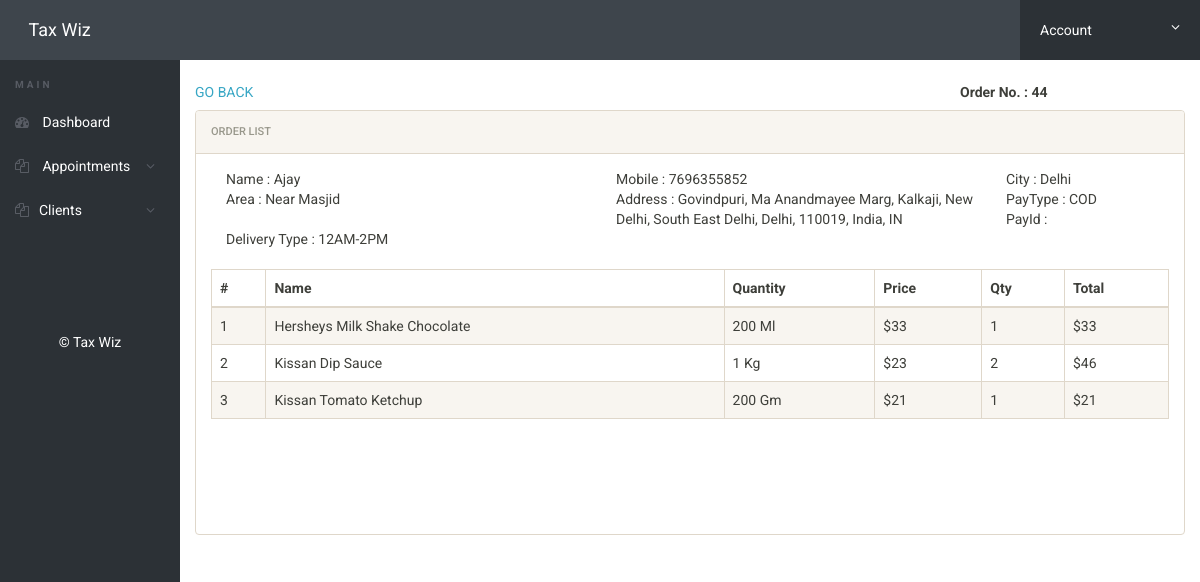
Page /view-order.php?orderid=44 (signed in) on the committed database.
### tables this page shows
CREATE TABLE `orders` (
  `orderid` int(11) NOT NULL,
  `user_id` varchar(20) NOT NULL,
  `fname` varchar(100) NOT NULL,
  `mobile` varchar(25) NOT NULL,
  `city` varchar(50) NOT NULL,
  `area` varchar(100) NOT NULL,
  `address` varchar(500) NOT NULL,
  `status` varchar(50) DEFAULT 'Received',
  `total` varchar(50) NOT NULL,
  `shipping` varchar(50) NOT NULL,
  `paymenttype` varchar(50) NOT NULL,
  `payid` varchar(100) NOT NULL,
  `coupon` varchar(50) NOT NULL,
  `couponprice` varchar(50) NOT NULL,
  `lat` varchar(50) NOT NULL,
  `lng` varchar(50) NOT NULL,
  `dtype` varchar(50) NOT NULL,
  `pickup` varchar(50),
  `dcode` varchar(50) NOT NULL,
  `driverid` varchar(50) NOT NULL,
  `ordertime` timestamp NOT NULL DEFAULT current_timestamp()
);

CREATE TABLE `orderslist` (
  `id` int(50) NOT NULL,
  `orderid` varchar(50) NOT NULL,
  `itemname` varchar(500) NOT NULL,
  `itemquantity` varchar(100) NOT NULL,
  `itemquantitytype` varchar(50) NOT NULL,
  `Mquantity` varchar(50) NOT NULL,
  `itemprice` varchar(30) NOT NULL,
  `itemtotal` varchar(50) NOT NULL
);

### view-order.php (the view, shortened to what this page needs)
<?php
include('includes/config.php');
if(strlen($_SESSION['ScUriTe'])==0)
{
header('location:index.php');
}
else{
if(isset($_REQUEST['orderid']))
{
$orderid=intval($_GET['orderid']);
}
?>
<!doctype html>
<html lang="en" class="no-js">
  <head>
    <link rel="stylesheet" href="css/font-awesome.min.css">
    <link rel="stylesheet" href="css/bootstrap.min.css">
    <link rel="stylesheet" href="css/dataTables.bootstrap.min.css">
    <link rel="stylesheet" href="css/bootstrap-social.css">
    <link rel="stylesheet" href="css/bootstrap-select.css">
    <link rel="stylesheet" href="css/fileinput.min.css">
    <link rel="stylesheet" href="css/awesome-bootstrap-checkbox.css">
    <link rel="stylesheet" href="css/style.css">
  </head>
  <body>
    <?php include('includes/header.php');?>
    <div class="ts-main-content">
      <?php include('includes/leftbar.php');?>
      <div class="content-wrapper">
        <div class="container-fluid">
          <div class="row">
            <div class="col-md-12">
              <div class="row">
                <div class="col-md-3 h5">
                  <a href="manage-orders.php"> GO BACK
                  </a>
                </div>
                <div class="col-md-3 h5">
                </div>
                <div class="col-md-3 h5">
                </div>
                <div class="col-md-3 h5">
                  <b>Order No. :
                    <?php echo htmlentities($orderid); ?>
                  </b>
                </div>
              </div>
              <div class="panel panel-default">
                <div class="panel-heading">Order List
                </div>
                <div class="panel-body">
                  <div class="container">
                    <div class="row text-left">
                      <?php $sql = "SELECT * from orders WHERE orderid = :orderid";
                          $query = $dbh -> prepare($sql);
                          $query-> bindParam(':orderid',$orderid, PDO::PARAM_STR);
                          $query->execute();
                          $resultm=$query->fetch(PDO::FETCH_OBJ);
                          ?>
                      <div class="col-md-4">Name : <?php echo htmlentities($resultm->fname);?></div>
                      <div class="col-md-4">Mobile : <?php echo htmlentities($resultm->mobile);?></div>
                      <div class="col-md-4">City : <?php echo htmlentities($resultm->city);?></div>
                      <div class="col-md-4">Area : <?php echo htmlentities($resultm->area);?></div>
                      <div class="col-md-4">Address : <?php echo htmlentities($resultm->address);?></div>
                      <div class="col-md-4">PayType : <?php echo htmlentities($resultm->paymenttype);?></div>
                      <div class="col-md-4">PayId : <?php echo htmlentities($resultm->payid);?></div>
                      <div class="col-md-4">Delivery Type : <?php echo htmlentities($resultm->dtype);?></div>
                    </div>
                  </div>
                  <br>
                  <table class="display table table-striped table-bordered table-hover" cellspacing="0" width="100%">
                    <thead>
                      <tr>
                        <th>#
                        </th>
                        <th>Name
                        </th>
                        <th>Quantity
                        </th>
                        <th>Price
                        </th>
                        <th>Qty
                        </th>
                        <th>Total
                        </th>
                      </tr>
                    </thead>
                    <tbody>
                      <?php $sql = "SELECT * from orderslist WHERE orderid = :orderid";
                          $query = $dbh -> prepare($sql);
                          $query-> bindParam(':orderid',$orderid, PDO::PARAM_STR);
                          $query->execute();
                          $results=$query->fetchAll(PDO::FETCH_OBJ);
                          $cnt=1;
                          if($query->rowCount() > 0)
                          {
                          foreach($results as $result)
                          {				?>
                      <tr>
                        <td>
                          <?php echo htmlentities($cnt);?>
                        </td>
                        <td>
                          <?php echo htmlentities($result->itemname);?>
                        </td>
                        <td>
                          <?php echo htmlentities($result->itemquantity);?>  <?php echo htmlentities($result->itemquantitytype);?>
                        </td>
                        <td>
                          $<?php echo htmlentities($result->itemprice);?>
                        </td>
                         <td>
                          <?php echo htmlentities($result->Mquantity);?>
                        </td>
                        <td>
                          $<?php echo htmlentities($result->itemprice * $result->Mquantity);?>
                        </td>
                      </tr>
                      <?php $cnt=$cnt+1; }} ?>
                    </tbody>
                  </table>
                  <div class="container">
                    <div class="row">
                      <div class="col-md-10">
                      </div>
                    </div>
                    <div class="row">
                      <div class="col-md-10">
                      </div>
                    </div>
                  </div>
                </div>
              </div>
            </div>
          </div>
        </div>
      </div>
    </div>
  </body>
</html>
<?php } ?>

### css/style.css (style rules this page uses)
html { font-size: 14px; }
@media only screen and (min-width: 480px) { html { font-size: 17px; } }
@media only screen and (min-width: 768px) { html { font-size: 14px; } }
body { font-size: 1em; }
a { color: #37a6c4; }
.panel { overflow: hidden; }
.ts-main-content .content-wrapper { padding-top: 15px; margin-top: 60px; }
@media only screen and (min-width: 992px) { .ts-main-content .content-wrapper { margin-left: 180px; } }

### rows in the picture
orders: fname "Ajay", mobile "7696355852", city "Delhi", area "Near Masjid", address "Govindpuri, Ma Anandmayee Marg, Kalkaji, New Delhi, South East Delhi, Delhi, 110019, India, IN", paymenttype "COD", dtype "12AM-2PM"
orderslist: itemname "Hersheys Milk Shake Chocolate", itemquantity "200", itemquantitytype "Ml", itemprice "33", Mquantity "1", $result->itemprice*$result->Mquantity "33"
orderslist: itemname "Kissan Dip Sauce", itemquantity "1", itemquantitytype "Kg", itemprice "23", Mquantity "2", $result->itemprice * $result->Mquantity "46"
orderslist: itemname "Kissan Tomato Ketchup", itemquantity "200", itemquantitytype "Gm", itemprice "21", Mquantity "1", $result->itemprice*$result->Mquantity "21"

### other values in the picture
$orderid "44"
